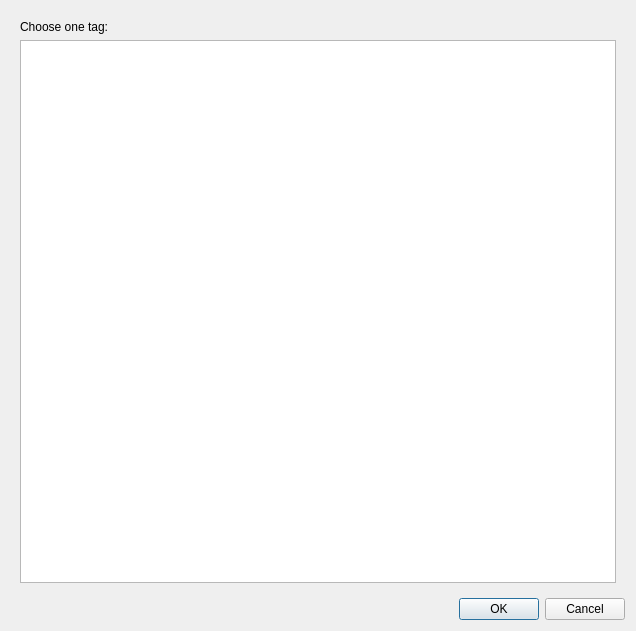
<?xml version="1.0" encoding="UTF-8"?>
<ui version="4.0">
 <class>TagChooseDialog</class>
 <widget class="QDialog" name="TagChooseDialog">
  <property name="geometry">
   <rect>
    <x>0</x>
    <y>0</y>
    <width>636</width>
    <height>631</height>
   </rect>
  </property>
  <property name="windowTitle">
   <string>Dialog</string>
  </property>
  <layout class="QVBoxLayout" name="verticalLayout">
   <item>
    <widget class="QWidget" name="widget" native="true">
     <layout class="QVBoxLayout" name="verticalLayout_2">
      <item>
       <widget class="QLabel" name="label">
        <property name="text">
         <string>Choose one tag:</string>
        </property>
       </widget>
      </item>
      <item>
       <widget class="QListView" name="listView"/>
      </item>
     </layout>
    </widget>
   </item>
   <item>
    <widget class="QDialogButtonBox" name="buttonBox">
     <property name="orientation">
      <enum>Qt::Horizontal</enum>
     </property>
     <property name="standardButtons">
      <set>QDialogButtonBox::Cancel|QDialogButtonBox::Ok</set>
     </property>
    </widget>
   </item>
  </layout>
 </widget>
 <resources/>
 <connections>
  <connection>
   <sender>buttonBox</sender>
   <signal>accepted()</signal>
   <receiver>TagChooseDialog</receiver>
   <slot>accept()</slot>
   <hints>
    <hint type="sourcelabel">
     <x>248</x>
     <y>254</y>
    </hint>
    <hint type="destinationlabel">
     <x>157</x>
     <y>274</y>
    </hint>
   </hints>
  </connection>
  <connection>
   <sender>buttonBox</sender>
   <signal>rejected()</signal>
   <receiver>TagChooseDialog</receiver>
   <slot>reject()</slot>
   <hints>
    <hint type="sourcelabel">
     <x>316</x>
     <y>260</y>
    </hint>
    <hint type="destinationlabel">
     <x>286</x>
     <y>274</y>
    </hint>
   </hints>
  </connection>
 </connections>
</ui>
